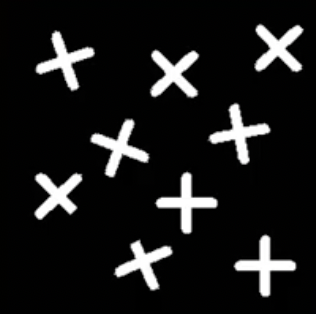
#> input picture templeteMatching/img/original.jpg, 316 x 314 px, found by its file name
$ python templete.py   (older library calls are emulated)
#> lines starting #> are read from the running program, lines starting #| are printed output that depends on the picture; after the words box and inside, x2 and y2 are one past the last pixel; in counts of white or black regions, pixels touching at a corner belong together
import cv2
import numpy as np

img_color = cv2.imread('img/original.jpg', cv2.IMREAD_COLOR)
#> img_color is the input picture: shape (314, 316, 3); mean B, G, R 26.4, 26.4, 26.4
img_original = cv2.cvtColor(img_color, cv2.COLOR_BGR2GRAY)

img_template = cv2.imread('img/image.jpg', cv2.IMREAD_GRAYSCALE)
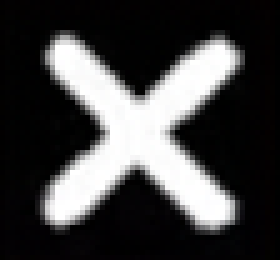
#> input picture templeteMatching/img/image.jpg, 56 x 52 px, found by its file name (shown 5 times larger)
#> img_template: shape (52, 56); min 0, max 255, mean 66.6

# 이미지의 넓이와 높이를 가져온다
original_h, original_w = img_original.shape[:2]
#> original_h = 314; original_w = 316
template_h, template_w = img_template.shape[:2]
#> template_h = 52; template_w = 56

best_position_y = 0
best_position_x = 0
best_position_sad = 100000

#이미지의 모든좌표에서 SAD를 저장할 위치
point = []

# 원본 이미지 스캔
for original_x in range(original_w - template_w):
    for original_y in range(original_h - template_h):
        SAD = 0

        original_pixel = img_original[original_y:original_y + template_h, original_x:original_x + template_w].ravel()
        template_pixel = img_template.ravel()

        SAD = np.abs(np.subtract(original_pixel, template_pixel, dtype=np.float))
        SAD = SAD.sum()

        #최소 SAD 지점 찾기
        if best_position_sad > SAD:
            best_position_y = original_y
            best_position_x = original_x
            best_position_sad = SAD
        point.append((original_x, original_y, SAD))
#> after the loop, best_position_sad = 83113; best_position_x = 30; best_position_y = 169; point = 68120 items


for p in point:
    if np.abs(p[2] - best_position_sad) < 100:
        print(p[2])
        cv2.rectangle(img_color, (p[0], p[1]), (p[0]*template_w, p[1]*template_h), (255, 0, 0), 3)
#> this loop made 68120 passes
#> p on passes 1 to 3: (0, 0, 206964), (0, 1, 207189), (0, 2, 207237)
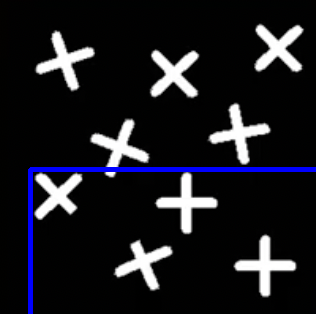
#> img_color: shape (314, 316, 3); 2.16% of pixels changed, all inside (x1, y1, x2, y2) = (28, 167, 316, 314)

cv2.imshow('result', img_color)
cv2.waitKey(0)
